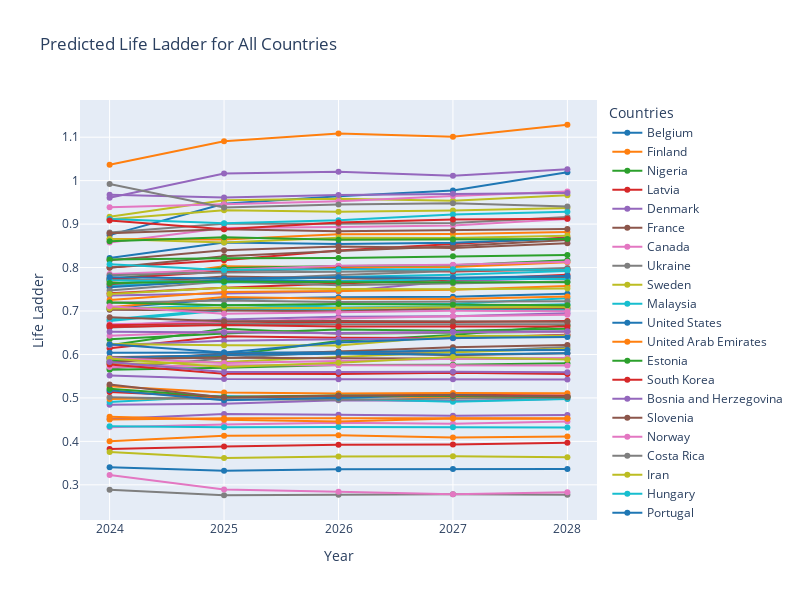

Here is the notebook cell this chart was saved with:
### Markdown cell above
##3(c) Linear Regression (for other features)

### Code cell
from plotly import graph_objects as go

# Calculate the happiness score increase/decrease and final happiness score for each country
country_stats = []
for country, forecast in predictions.items():
    initial_score = forecast[0]
    final_score = forecast[-1]
    change = final_score - initial_score
    country_stats.append((country, change, final_score))

# Sort the countries based on the happiness score increase/decrease and final happiness score
country_stats.sort(key=lambda x: (x[1], x[2]), reverse=True)

# Create traces for each country's predicted happiness scores
traces = []
colors = ['#1f77b4', '#ff7f0e', '#2ca02c', '#d62728', '#9467bd', '#8c564b', '#e377c2', '#7f7f7f', '#bcbd22', '#17becf']
for i, (country, _, _) in enumerate(country_stats):
    predicted = pd.DataFrame({'Year': range(2024, 2029), 'Life Ladder': predictions[country]})
    trace = go.Scatter(x=predicted['Year'], y=predicted['Life Ladder'], mode='lines+markers', name=country,
                       line=dict(color=colors[i % len(colors)]), hovertemplate='Year: %{x}<br>Life Ladder: %{y:.4f}')
    traces.append(trace)

layout = go.Layout(
    title='Predicted Life Ladder for All Countries',
    xaxis=dict(title='Year'),
    yaxis=dict(title='Life Ladder'),
    hovermode='closest',
    width=800,
    height=600,
    legend=dict(title='Countries')
)


fig = go.Figure(data=traces, layout=layout)
fig.show()


print("Ranking of Countries:")
print("------------------------")
for i, (country, change, final_score) in enumerate(country_stats, start=1):
    print(f"{i}. {country}")
    print(f"   Increase/Decrease: {change:.4f}")
    print(f"   Final Score: {final_score:.4f}")
    print("------------------------")

### Figure 1 — Plotly figure (JSON) as saved in the notebook; plotly's stock layout.template omitted (floating-point values rounded to 4 significant figures)
{"data": [{"hovertemplate": "Year: %{x}<br>Life Ladder: %{y:.4f}", "line": {"color": "#1f77b4"}, "mode": "lines+markers", "name": "Belgium", "type": "scatter", "x": [2024, 2025, 2026, 2027, 2028], "y": [0.8746, 0.9467, 0.9638, 0.9774, 1.02]}, {"hovertemplate": "Year: %{x}<br>Life Ladder: %{y:.4f}", "line": {"color": "#ff7f0e"}, "mode": "lines+markers", "name": "Finland", "type": "scatter", "x": [2024, 2025, 2026, 2027, 2028], "y": [1.037, 1.091, 1.108, 1.101, 1.129]}, {"hovertemplate": "Year: %{x}<br>Life Ladder: %{y:.4f}", "line": {"color": "#2ca02c"}, "mode": "lines+markers", "name": "Nigeria", "type": "scatter", "x": [2024, 2025, 2026, 2027, 2028], "y": [0.5843, 0.5973, 0.6309, 0.6447, 0.6671]}, {"hovertemplate": "Year: %{x}<br>Life Ladder: %{y:.4f}", "line": {"color": "#d62728"}, "mode": "lines+markers", "name": "Latvia", "type": "scatter", "x": [2024, 2025, 2026, 2027, 2028], "y": [0.8002, 0.8167, 0.8395, 0.8535, 0.8691]}, {"hovertemplate": "Year: %{x}<br>Life Ladder: %{y:.4f}", "line": {"color": "#9467bd"}, "mode": "lines+markers", "name": "Denmark", "type": "scatter", "x": [2024, 2025, 2026, 2027, 2028], "y": [0.9605, 1.017, 1.021, 1.011, 1.027]}, {"hovertemplate": "Year: %{x}<br>Life Ladder: %{y:.4f}", "line": {"color": "#8c564b"}, "mode": "lines+markers", "name": "France", "type": "scatter", "x": [2024, 2025, 2026, 2027, 2028], "y": [0.7994, 0.8261, 0.8381, 0.8492, 0.8636]}, {"hovertemplate": "Year: %{x}<br>Life Ladder: %{y:.4f}", "line": {"color": "#e377c2"}, "mode": "lines+markers", "name": "Canada", "type": "scatter", "x": [2024, 2025, 2026, 2027, 2028], "y": [0.8578, 0.8909, 0.8933, 0.897, 0.912]}, {"hovertemplate": "Year: %{x}<br>Life Ladder: %{y:.4f}", "line": {"color": "#7f7f7f"}, "mode": "lines+markers", "name": "Ukraine", "type": "scatter", "x": [2024, 2025, 2026, 2027, 2028], "y": [0.5672, 0.5913, 0.6062, 0.6054, 0.6169]}, {"hovertemplate": "Year: %{x}<br>Life Ladder: %{y:.4f}", "line": {"color": "#bcbd22"}, "mode": "lines+markers", "name": "Sweden", "type": "scatter", "x": [2024, 2025, 2026, 2027, 2028], "y": [0.9168, 0.9551, 0.9584, 0.9537, 0.9664]}, {"hovertemplate": "Year: %{x}<br>Life Ladder: %{y:.4f}", "line": {"color": "#17becf"}, "mode": "lines+markers", "name": "Malaysia", "type": "scatter", "x": [2024, 2025, 2026, 2027, 2028], "y": [0.6803, 0.704, 0.7157, 0.7168, 0.7292]}, {"hovertemplate": "Year: %{x}<br>Life Ladder: %{y:.4f}", "line": {"color": "#1f77b4"}, "mode": "lines+markers", "name": "United States", "type": "scatter", "x": [2024, 2025, 2026, 2027, 2028], "y": [0.8222, 0.8576, 0.8541, 0.857, 0.8671]}, {"hovertemplate": "Year: %{x}<br>Life Ladder: %{y:.4f}", "line": {"color": "#ff7f0e"}, "mode": "lines+markers", "name": "United Arab Emirates", "type": "scatter", "x": [2024, 2025, 2026, 2027, 2028], "y": [0.7684, 0.8028, 0.8009, 0.8013, 0.8122]}, {"hovertemplate": "Year: %{x}<br>Life Ladder: %{y:.4f}", "line": {"color": "#2ca02c"}, "mode": "lines+markers", "name": "Estonia", "type": "scatter", "x": [2024, 2025, 2026, 2027, 2028], "y": [0.774, 0.7988, 0.8036, 0.8051, 0.817]}, {"hovertemplate": "Year: %{x}<br>Life Ladder: %{y:.4f}", "line": {"color": "#d62728"}, "mode": "lines+markers", "name": "South Korea", "type": "scatter", "x": [2024, 2025, 2026, 2027, 2028], "y": [0.7409, 0.7533, 0.7634, 0.7721, 0.7835]}, {"hovertemplate": "Year: %{x}<br>Life Ladder: %{y:.4f}", "line": {"color": "#9467bd"}, "mode": "lines+markers", "name": "Bosnia and Herzegovina", "type": "scatter", "x": [2024, 2025, 2026, 2027, 2028], "y": [0.7359, 0.7411, 0.7447, 0.7689, 0.776]}, {"hovertemplate": "Year: %{x}<br>Life Ladder: %{y:.4f}", "line": {"color": "#8c564b"}, "mode": "lines+markers", "name": "Slovenia", "type": "scatter", "x": [2024, 2025, 2026, 2027, 2028], "y": [0.8171, 0.84, 0.8482, 0.8449, 0.8559]}, {"hovertemplate": "Year: %{x}<br>Life Ladder: %{y:.4f}", "line": {"color": "#e377c2"}, "mode": "lines+markers", "name": "Norway", "type": "scatter", "x": [2024, 2025, 2026, 2027, 2028], "y": [0.9386, 0.9456, 0.9524, 0.9646, 0.9752]}, {"hovertemplate": "Year: %{x}<br>Life Ladder: %{y:.4f}", "line": {"color": "#7f7f7f"}, "mode": "lines+markers", "name": "Costa Rica", "type": "scatter", "x": [2024, 2025, 2026, 2027, 2028], "y": [0.8804, 0.9007, 0.9007, 0.9027, 0.9166]}, {"hovertemplate": "Year: %{x}<br>Life Ladder: %{y:.4f}", "line": {"color": "#bcbd22"}, "mode": "lines+markers", "name": "Iran", "type": "scatter", "x": [2024, 2025, 2026, 2027, 2028], "y": [0.578, 0.5828, 0.5942, 0.6052, 0.6131]}, {"hovertemplate": "Year: %{x}<br>Life Ladder: %{y:.4f}", "line": {"color": "#17becf"}, "mode": "lines+markers", "name": "Hungary", "type": "scatter", "x": [2024, 2025, 2026, 2027, 2028], "y": [0.7582, 0.7692, 0.7784, 0.7836, 0.792]}, {"hovertemplate": "Year: %{x}<br>Life Ladder: %{y:.4f}", "line": {"color": "#1f77b4"}, "mode": "lines+markers", "name": "Portugal", "type": "scatter", "x": [2024, 2025, 2026, 2027, 2028], "y": [0.7067, 0.7276, 0.7317, 0.7326, 0.74]}, {"hovertemplate": "Year: %{x}<br>Life Ladder: %{y:.4f}", "line": {"color": "#ff7f0e"}, "mode": "lines+markers", "name": "Nicaragua", "type": "scatter", "x": [2024, 2025, 2026, 2027, 2028], "y": [0.7253, 0.7438, 0.7459, 0.7492, 0.7573]}, {"hovertemplate": "Year: %{x}<br>Life Ladder: %{y:.4f}", "line": {"color": "#2ca02c"}, "mode": "lines+markers", "name": "Croatia", "type": "scatter", "x": [2024, 2025, 2026, 2027, 2028], "y": [0.621, 0.659, 0.6475, 0.6493, 0.6521]}, {"hovertemplate": "Year: %{x}<br>Life Ladder: %{y:.4f}", "line": {"color": "#d62728"}, "mode": "lines+markers", "name": "Ecuador", "type": "scatter", "x": [2024, 2025, 2026, 2027, 2028], "y": [0.6145, 0.6418, 0.6384, 0.638, 0.6454]}, {"hovertemplate": "Year: %{x}<br>Life Ladder: %{y:.4f}", "line": {"color": "#9467bd"}, "mode": "lines+markers", "name": "Kyrgyzstan", "type": "scatter", "x": [2024, 2025, 2026, 2027, 2028], "y": [0.6659, 0.6807, 0.687, 0.6881, 0.6947]}, {"hovertemplate": "Year: %{x}<br>Life Ladder: %{y:.4f}", "line": {"color": "#8c564b"}, "mode": "lines+markers", "name": "Guinea", "type": "scatter", "x": [2024, 2025, 2026, 2027, 2028], "y": [0.5935, 0.5981, 0.6066, 0.6165, 0.6215]}, {"hovertemplate": "Year: %{x}<br>Life Ladder: %{y:.4f}", "line": {"color": "#e377c2"}, "mode": "lines+markers", "name": "Spain", "type": "scatter", "x": [2024, 2025, 2026, 2027, 2028], "y": [0.7854, 0.7948, 0.8044, 0.8063, 0.8132]}, {"hovertemplate": "Year: %{x}<br>Life Ladder: %{y:.4f}", "line": {"color": "#7f7f7f"}, "mode": "lines+markers", "name": "Kazakhstan", "type": "scatter", "x": [2024, 2025, 2026, 2027, 2028], "y": [0.7712, 0.771, 0.7827, 0.7919, 0.7988]}, {"hovertemplate": "Year: %{x}<br>Life Ladder: %{y:.4f}", "line": {"color": "#bcbd22"}, "mode": "lines+markers", "name": "Netherlands", "type": "scatter", "x": [2024, 2025, 2026, 2027, 2028], "y": [0.9114, 0.9318, 0.9283, 0.9314, 0.9373]}, {"hovertemplate": "Year: %{x}<br>Life Ladder: %{y:.4f}", "line": {"color": "#17becf"}, "mode": "lines+markers", "name": "Poland", "type": "scatter", "x": [2024, 2025, 2026, 2027, 2028], "y": [0.6768, 0.7015, 0.7032, 0.703, 0.7024]}, {"hovertemplate": "Year: %{x}<br>Life Ladder: %{y:.4f}", "line": {"color": "#1f77b4"}, "mode": "lines+markers", "name": "El Salvador", "type": "scatter", "x": [2024, 2025, 2026, 2027, 2028], "y": [0.7548, 0.7716, 0.7686, 0.7739, 0.7796]}, {"hovertemplate": "Year: %{x}<br>Life Ladder: %{y:.4f}", "line": {"color": "#ff7f0e"}, "mode": "lines+markers", "name": "Japan", "type": "scatter", "x": [2024, 2025, 2026, 2027, 2028], "y": [0.7088, 0.7325, 0.7284, 0.7279, 0.7336]}, {"hovertemplate": "Year: %{x}<br>Life Ladder: %{y:.4f}", "line": {"color": "#2ca02c"}, "mode": "lines+markers", "name": "Vietnam", "type": "scatter", "x": [2024, 2025, 2026, 2027, 2028], "y": [0.6351, 0.6481, 0.6577, 0.6547, 0.6589]}, {"hovertemplate": "Year: %{x}<br>Life Ladder: %{y:.4f}", "line": {"color": "#d62728"}, "mode": "lines+markers", "name": "Italy", "type": "scatter", "x": [2024, 2025, 2026, 2027, 2028], "y": [0.7734, 0.7913, 0.7978, 0.791, 0.7963]}, {"hovertemplate": "Year: %{x}<br>Life Ladder: %{y:.4f}", "line": {"color": "#9467bd"}, "mode": "lines+markers", "name": "Indonesia", "type": "scatter", "x": [2024, 2025, 2026, 2027, 2028], "y": [0.6215, 0.6313, 0.6349, 0.6373, 0.6443]}, {"hovertemplate": "Year: %{x}<br>Life Ladder: %{y:.4f}", "line": {"color": "#8c564b"}, "mode": "lines+markers", "name": "Congo (Brazzaville)", "type": "scatter", "x": [2024, 2025, 2026, 2027, 2028], "y": [0.5808, 0.603, 0.6043, 0.5982, 0.6026]}, {"hovertemplate": "Year: %{x}<br>Life Ladder: %{y:.4f}", "line": {"color": "#e377c2"}, "mode": "lines+markers", "name": "Russia", "type": "scatter", "x": [2024, 2025, 2026, 2027, 2028], "y": [0.6697, 0.6746, 0.6828, 0.6881, 0.6913]}, {"hovertemplate": "Year: %{x}<br>Life Ladder: %{y:.4f}", "line": {"color": "#7f7f7f"}, "mode": "lines+markers", "name": "Serbia", "type": "scatter", "x": [2024, 2025, 2026, 2027, 2028], "y": [0.7471, 0.768, 0.7595, 0.764, 0.7679]}, {"hovertemplate": "Year: %{x}<br>Life Ladder: %{y:.4f}", "line": {"color": "#bcbd22"}, "mode": "lines+markers", "name": "Albania", "type": "scatter", "x": [2024, 2025, 2026, 2027, 2028], "y": [0.624, 0.621, 0.6203, 0.6427, 0.6429]}, {"hovertemplate": "Year: %{x}<br>Life Ladder: %{y:.4f}", "line": {"color": "#17becf"}, "mode": "lines+markers", "name": "Austria", "type": "scatter", "x": [2024, 2025, 2026, 2027, 2028], "y": [0.9115, 0.9019, 0.9087, 0.9221, 0.9287]}, {"hovertemplate": "Year: %{x}<br>Life Ladder: %{y:.4f}", "line": {"color": "#1f77b4"}, "mode": "lines+markers", "name": "Georgia", "type": "scatter", "x": [2024, 2025, 2026, 2027, 2028], "y": [0.6237, 0.6047, 0.6278, 0.6378, 0.64]}, {"hovertemplate": "Year: %{x}<br>Life Ladder: %{y:.4f}", "line": {"color": "#ff7f0e"}, "mode": "lines+markers", "name": "Germany", "type": "scatter", "x": [2024, 2025, 2026, 2027, 2028], "y": [0.8658, 0.8647, 0.8766, 0.8775, 0.8818]}, {"hovertemplate": "Year: %{x}<br>Life Ladder: %{y:.4f}", "line": {"color": "#2ca02c"}, "mode": "lines+markers", "name": "Gabon", "type": "scatter", "x": [2024, 2025, 2026, 2027, 2028], "y": [0.5647, 0.5693, 0.5758, 0.5763, 0.5797]}, {"hovertemplate": "Year: %{x}<br>Life Ladder: %{y:.4f}", "line": {"color": "#d62728"}, "mode": "lines+markers", "name": "Zambia", "type": "scatter", "x": [2024, 2025, 2026, 2027, 2028], "y": [0.3822, 0.3885, 0.392, 0.3926, 0.3971]}, {"hovertemplate": "Year: %{x}<br>Life Ladder: %{y:.4f}", "line": {"color": "#9467bd"}, "mode": "lines+markers", "name": "Mali", "type": "scatter", "x": [2024, 2025, 2026, 2027, 2028], "y": [0.4843, 0.4868, 0.4949, 0.493, 0.498]}, {"hovertemplate": "Year: %{x}<br>Life Ladder: %{y:.4f}", "line": {"color": "#8c564b"}, "mode": "lines+markers", "name": "Lithuania", "type": "scatter", "x": [2024, 2025, 2026, 2027, 2028], "y": [0.7616, 0.7792, 0.7752, 0.7725, 0.7751]}, {"hovertemplate": "Year: %{x}<br>Life Ladder: %{y:.4f}", "line": {"color": "#e377c2"}, "mode": "lines+markers", "name": "Myanmar", "type": "scatter", "x": [2024, 2025, 2026, 2027, 2028], "y": [0.4324, 0.4386, 0.4427, 0.4404, 0.4456]}, {"hovertemplate": "Year: %{x}<br>Life Ladder: %{y:.4f}", "line": {"color": "#7f7f7f"}, "mode": "lines+markers", "name": "Chile", "type": "scatter", "x": [2024, 2025, 2026, 2027, 2028], "y": [0.7824, 0.7886, 0.7905, 0.793, 0.7956]}, {"hovertemplate": "Year: %{x}<br>Life Ladder: %{y:.4f}", "line": {"color": "#bcbd22"}, "mode": "lines+markers", "name": "Slovakia", "type": "scatter", "x": [2024, 2025, 2026, 2027, 2028], "y": [0.7392, 0.7536, 0.7504, 0.7501, 0.7519]}, {"hovertemplate": "Year: %{x}<br>Life Ladder: %{y:.4f}", "line": {"color": "#17becf"}, "mode": "lines+markers", "name": "Greece", "type": "scatter", "x": [2024, 2025, 2026, 2027, 2028], "y": [0.7038, 0.7141, 0.7082, 0.7101, 0.7155]}, {"hovertemplate": "Year: %{x}<br>Life Ladder: %{y:.4f}", "line": {"color": "#1f77b4"}, "mode": "lines+markers", "name": "Nepal", "type": "scatter", "x": [2024, 2025, 2026, 2027, 2028], "y": [0.5916, 0.5991, 0.6019, 0.5998, 0.6026]}, {"hovertemplate": "Year: %{x}<br>Life Ladder: %{y:.4f}", "line": {"color": "#ff7f0e"}, "mode": "lines+markers", "name": "Egypt", "type": "scatter", "x": [2024, 2025, 2026, 2027, 2028], "y": [0.4004, 0.4132, 0.414, 0.4091, 0.4113]}, {"hovertemplate": "Year: %{x}<br>Life Ladder: %{y:.4f}", "line": {"color": "#2ca02c"}, "mode": "lines+markers", "name": "Uruguay", "type": "scatter", "x": [2024, 2025, 2026, 2027, 2028], "y": [0.8183, 0.8212, 0.8217, 0.8259, 0.829]}, {"hovertemplate": "Year: %{x}<br>Life Ladder: %{y:.4f}", "line": {"color": "#d62728"}, "mode": "lines+markers", "name": "Mongolia", "type": "scatter", "x": [2024, 2025, 2026, 2027, 2028], "y": [0.6671, 0.6704, 0.6749, 0.6746, 0.6768]}, {"hovertemplate": "Year: %{x}<br>Life Ladder: %{y:.4f}", "line": {"color": "#9467bd"}, "mode": "lines+markers", "name": "Tunisia", "type": "scatter", "x": [2024, 2025, 2026, 2027, 2028], "y": [0.4513, 0.463, 0.4612, 0.4589, 0.4609]}, {"hovertemplate": "Year: %{x}<br>Life Ladder: %{y:.4f}", "line": {"color": "#8c564b"}, "mode": "lines+markers", "name": "New Zealand", "type": "scatter", "x": [2024, 2025, 2026, 2027, 2028], "y": [0.8792, 0.8884, 0.8833, 0.8856, 0.8885]}, {"hovertemplate": "Year: %{x}<br>Life Ladder: %{y:.4f}", "line": {"color": "#e377c2"}, "mode": "lines+markers", "name": "Peru", "type": "scatter", "x": [2024, 2025, 2026, 2027, 2028], "y": [0.6433, 0.6527, 0.6483, 0.6513, 0.6525]}, {"hovertemplate": "Year: %{x}<br>Life Ladder: %{y:.4f}", "line": {"color": "#7f7f7f"}, "mode": "lines+markers", "name": "Bolivia", "type": "scatter", "x": [2024, 2025, 2026, 2027, 2028], "y": [0.6621, 0.6709, 0.6694, 0.669, 0.6698]}, {"hovertemplate": "Year: %{x}<br>Life Ladder: %{y:.4f}", "line": {"color": "#bcbd22"}, "mode": "lines+markers", "name": "United Kingdom", "type": "scatter", "x": [2024, 2025, 2026, 2027, 2028], "y": [0.866, 0.8578, 0.8688, 0.868, 0.8732]}, {"hovertemplate": "Year: %{x}<br>Life Ladder: %{y:.4f}", "line": {"color": "#17becf"}, "mode": "lines+markers", "name": "Pakistan", "type": "scatter", "x": [2024, 2025, 2026, 2027, 2028], "y": [0.4904, 0.5042, 0.4981, 0.4914, 0.4974]}, {"hovertemplate": "Year: %{x}<br>Life Ladder: %{y:.4f}", "line": {"color": "#1f77b4"}, "mode": "lines+markers", "name": "North Macedonia", "type": "scatter", "x": [2024, 2025, 2026, 2027, 2028], "y": [0.604, 0.6043, 0.6043, 0.6099, 0.6102]}, {"hovertemplate": "Year: %{x}<br>Life Ladder: %{y:.4f}", "line": {"color": "#ff7f0e"}, "mode": "lines+markers", "name": "Cambodia", "type": "scatter", "x": [2024, 2025, 2026, 2027, 2028], "y": [0.4972, 0.5003, 0.504, 0.5017, 0.5028]}, {"hovertemplate": "Year: %{x}<br>Life Ladder: %{y:.4f}", "line": {"color": "#2ca02c"}, "mode": "lines+markers", "name": "Australia", "type": "scatter", "x": [2024, 2025, 2026, 2027, 2028], "y": [0.8603, 0.8698, 0.8643, 0.8643, 0.8655]}, {"hovertemplate": "Year: %{x}<br>Life Ladder: %{y:.4f}", "line": {"color": "#d62728"}, "mode": "lines+markers", "name": "Ireland", "type": "scatter", "x": [2024, 2025, 2026, 2027, 2028], "y": [0.9081, 0.8883, 0.9035, 0.9107, 0.9123]}, {"hovertemplate": "Year: %{x}<br>Life Ladder: %{y:.4f}", "line": {"color": "#9467bd"}, "mode": "lines+markers", "name": "Switzerland", "type": "scatter", "x": [2024, 2025, 2026, 2027, 2028], "y": [0.9675, 0.961, 0.9673, 0.9699, 0.9716]}, {"hovertemplate": "Year: %{x}<br>Life Ladder: %{y:.4f}", "line": {"color": "#8c564b"}, "mode": "lines+markers", "name": "Philippines", "type": "scatter", "x": [2024, 2025, 2026, 2027, 2028], "y": [0.7029, 0.7011, 0.6994, 0.7064, 0.7062]}, {"hovertemplate": "Year: %{x}<br>Life Ladder: %{y:.4f}", "line": {"color": "#e377c2"}, "mode": "lines+markers", "name": "South Africa", "type": "scatter", "x": [2024, 2025, 2026, 2027, 2028], "y": [0.5712, 0.5751, 0.5754, 0.5745, 0.5744]}, {"hovertemplate": "Year: %{x}<br>Life Ladder: %{y:.4f}", "line": {"color": "#7f7f7f"}, "mode": "lines+markers", "name": "Argentina", "type": "scatter", "x": [2024, 2025, 2026, 2027, 2028], "y": [0.7192, 0.7239, 0.7207, 0.7214, 0.7224]}, {"hovertemplate": "Year: %{x}<br>Life Ladder: %{y:.4f}", "line": {"color": "#bcbd22"}, "mode": "lines+markers", "name": "Mauritius", "type": "scatter", "x": [2024, 2025, 2026, 2027, 2028], "y": [0.706, 0.7074, 0.7066, 0.7089, 0.7091]}, {"hovertemplate": "Year: %{x}<br>Life Ladder: %{y:.4f}", "line": {"color": "#17becf"}, "mode": "lines+markers", "name": "Brazil", "type": "scatter", "x": [2024, 2025, 2026, 2027, 2028], "y": [0.7707, 0.7657, 0.768, 0.7741, 0.7737]}, {"hovertemplate": "Year: %{x}<br>Life Ladder: %{y:.4f}", "line": {"color": "#1f77b4"}, "mode": "lines+markers", "name": "Kosovo", "type": "scatter", "x": [2024, 2025, 2026, 2027, 2028], "y": [0.7775, 0.7747, 0.7777, 0.7768, 0.7804]}, {"hovertemplate": "Year: %{x}<br>Life Ladder: %{y:.4f}", "line": {"color": "#ff7f0e"}, "mode": "lines+markers", "name": "Jordan", "type": "scatter", "x": [2024, 2025, 2026, 2027, 2028], "y": [0.4506, 0.4535, 0.4531, 0.453, 0.4534]}, {"hovertemplate": "Year: %{x}<br>Life Ladder: %{y:.4f}", "line": {"color": "#2ca02c"}, "mode": "lines+markers", "name": "Romania", "type": "scatter", "x": [2024, 2025, 2026, 2027, 2028], "y": [0.7642, 0.7681, 0.7659, 0.766, 0.7664]}, {"hovertemplate": "Year: %{x}<br>Life Ladder: %{y:.4f}", "line": {"color": "#d62728"}, "mode": "lines+markers", "name": "Moldova", "type": "scatter", "x": [2024, 2025, 2026, 2027, 2028], "y": [0.6629, 0.6678, 0.6641, 0.6647, 0.6644]}, {"hovertemplate": "Year: %{x}<br>Life Ladder: %{y:.4f}", "line": {"color": "#9467bd"}, "mode": "lines+markers", "name": "Dominican Republic", "type": "scatter", "x": [2024, 2025, 2026, 2027, 2028], "y": [0.6521, 0.6506, 0.6497, 0.6518, 0.6532]}, {"hovertemplate": "Year: %{x}<br>Life Ladder: %{y:.4f}", "line": {"color": "#8c564b"}, "mode": "lines+markers", "name": "Bulgaria", "type": "scatter", "x": [2024, 2025, 2026, 2027, 2028], "y": [0.5898, 0.5926, 0.5911, 0.5906, 0.5904]}, {"hovertemplate": "Year: %{x}<br>Life Ladder: %{y:.4f}", "line": {"color": "#e377c2"}, "mode": "lines+markers", "name": "Senegal", "type": "scatter", "x": [2024, 2025, 2026, 2027, 2028], "y": [0.5917, 0.5803, 0.585, 0.5904, 0.5919]}, {"hovertemplate": "Year: %{x}<br>Life Ladder: %{y:.4f}", "line": {"color": "#7f7f7f"}, "mode": "lines+markers", "name": "Kenya", "type": "scatter", "x": [2024, 2025, 2026, 2027, 2028], "y": [0.5017, 0.4969, 0.4958, 0.499, 0.5009]}, {"hovertemplate": "Year: %{x}<br>Life Ladder: %{y:.4f}", "line": {"color": "#bcbd22"}, "mode": "lines+markers", "name": "Morocco", "type": "scatter", "x": [2024, 2025, 2026, 2027, 2028], "y": [0.5908, 0.5712, 0.5809, 0.5941, 0.5883]}, {"hovertemplate": "Year: %{x}<br>Life Ladder: %{y:.4f}", "line": {"color": "#17becf"}, "mode": "lines+markers", "name": "Sri Lanka", "type": "scatter", "x": [2024, 2025, 2026, 2027, 2028], "y": [0.435, 0.4326, 0.4332, 0.4325, 0.4322]}, {"hovertemplate": "Year: %{x}<br>Life Ladder: %{y:.4f}", "line": {"color": "#1f77b4"}, "mode": "lines+markers", "name": "Tanzania", "type": "scatter", "x": [2024, 2025, 2026, 2027, 2028], "y": [0.3407, 0.3323, 0.3357, 0.3365, 0.3364]}, {"hovertemplate": "Year: %{x}<br>Life Ladder: %{y:.4f}", "line": {"color": "#ff7f0e"}, "mode": "lines+markers", "name": "Bangladesh", "type": "scatter", "x": [2024, 2025, 2026, 2027, 2028], "y": [0.4568, 0.4497, 0.4455, 0.4527, 0.4522]}, {"hovertemplate": "Year: %{x}<br>Life Ladder: %{y:.4f}", "line": {"color": "#2ca02c"}, "mode": "lines+markers", "name": "Uzbekistan", "type": "scatter", "x": [2024, 2025, 2026, 2027, 2028], "y": [0.7196, 0.7134, 0.7161, 0.7144, 0.7134]}, {"hovertemplate": "Year: %{x}<br>Life Ladder: %{y:.4f}", "line": {"color": "#d62728"}, "mode": "lines+markers", "name": "Namibia", "type": "scatter", "x": [2024, 2025, 2026, 2027, 2028], "y": [0.5136, 0.5021, 0.5052, 0.5074, 0.5055]}, {"hovertemplate": "Year: %{x}<br>Life Ladder: %{y:.4f}", "line": {"color": "#9467bd"}, "mode": "lines+markers", "name": "Laos", "type": "scatter", "x": [2024, 2025, 2026, 2027, 2028], "y": [0.5517, 0.5434, 0.5429, 0.5428, 0.5425]}, {"hovertemplate": "Year: %{x}<br>Life Ladder: %{y:.4f}", "line": {"color": "#8c564b"}, "mode": "lines+markers", "name": "Colombia", "type": "scatter", "x": [2024, 2025, 2026, 2027, 2028], "y": [0.6856, 0.6764, 0.677, 0.6761, 0.6754]}, {"hovertemplate": "Year: %{x}<br>Life Ladder: %{y:.4f}", "line": {"color": "#e377c2"}, "mode": "lines+markers", "name": "Thailand", "type": "scatter", "x": [2024, 2025, 2026, 2027, 2028], "y": [0.7112, 0.6936, 0.6973, 0.7007, 0.6996]}, {"hovertemplate": "Year: %{x}<br>Life Ladder: %{y:.4f}", "line": {"color": "#7f7f7f"}, "mode": "lines+markers", "name": "Zimbabwe", "type": "scatter", "x": [2024, 2025, 2026, 2027, 2028], "y": [0.2889, 0.276, 0.2769, 0.2785, 0.277]}, {"hovertemplate": "Year: %{x}<br>Life Ladder: %{y:.4f}", "line": {"color": "#bcbd22"}, "mode": "lines+markers", "name": "India", "type": "scatter", "x": [2024, 2025, 2026, 2027, 2028], "y": [0.3756, 0.3619, 0.3654, 0.3656, 0.3635]}, {"hovertemplate": "Year: %{x}<br>Life Ladder: %{y:.4f}", "line": {"color": "#17becf"}, "mode": "lines+markers", "name": "Mexico", "type": "scatter", "x": [2024, 2025, 2026, 2027, 2028], "y": [0.8077, 0.7945, 0.7962, 0.7963, 0.7949]}, {"hovertemplate": "Year: %{x}<br>Life Ladder: %{y:.4f}", "line": {"color": "#1f77b4"}, "mode": "lines+markers", "name": "Uganda", "type": "scatter", "x": [2024, 2025, 2026, 2027, 2028], "y": [0.5177, 0.4944, 0.5004, 0.5068, 0.5022]}, {"hovertemplate": "Year: %{x}<br>Life Ladder: %{y:.4f}", "line": {"color": "#ff7f0e"}, "mode": "lines+markers", "name": "Benin", "type": "scatter", "x": [2024, 2025, 2026, 2027, 2028], "y": [0.5269, 0.5127, 0.5101, 0.5115, 0.5106]}, {"hovertemplate": "Year: %{x}<br>Life Ladder: %{y:.4f}", "line": {"color": "#2ca02c"}, "mode": "lines+markers", "name": "Ghana", "type": "scatter", "x": [2024, 2025, 2026, 2027, 2028], "y": [0.5213, 0.5023, 0.5054, 0.5047, 0.5021]}, {"hovertemplate": "Year: %{x}<br>Life Ladder: %{y:.4f}", "line": {"color": "#d62728"}, "mode": "lines+markers", "name": "Cameroon", "type": "scatter", "x": [2024, 2025, 2026, 2027, 2028], "y": [0.577, 0.5559, 0.5551, 0.5581, 0.5553]}, {"hovertemplate": "Year: %{x}<br>Life Ladder: %{y:.4f}", "line": {"color": "#9467bd"}, "mode": "lines+markers", "name": "Ivory Coast", "type": "scatter", "x": [2024, 2025, 2026, 2027, 2028], "y": [0.5826, 0.5594, 0.5594, 0.5602, 0.5588]}, {"hovertemplate": "Year: %{x}<br>Life Ladder: %{y:.4f}", "line": {"color": "#8c564b"}, "mode": "lines+markers", "name": "Türkiye", "type": "scatter", "x": [2024, 2025, 2026, 2027, 2028], "y": [0.5308, 0.5009, 0.5053, 0.5061, 0.5028]}, {"hovertemplate": "Year: %{x}<br>Life Ladder: %{y:.4f}", "line": {"color": "#e377c2"}, "mode": "lines+markers", "name": "Lebanon", "type": "scatter", "x": [2024, 2025, 2026, 2027, 2028], "y": [0.3225, 0.2895, 0.2839, 0.2783, 0.2832]}, {"hovertemplate": "Year: %{x}<br>Life Ladder: %{y:.4f}", "line": {"color": "#7f7f7f"}, "mode": "lines+markers", "name": "Israel", "type": "scatter", "x": [2024, 2025, 2026, 2027, 2028], "y": [0.9922, 0.9383, 0.9449, 0.948, 0.9403]}], "layout": {"height": 600, "hovermode": "closest", "legend": {"title": {"text": "Countries"}}, "title": {"text": "Predicted Life Ladder for All Countries"}, "width": 800, "xaxis": {"title": {"text": "Year"}}, "yaxis": {"title": {"text": "Life Ladder"}}}}
